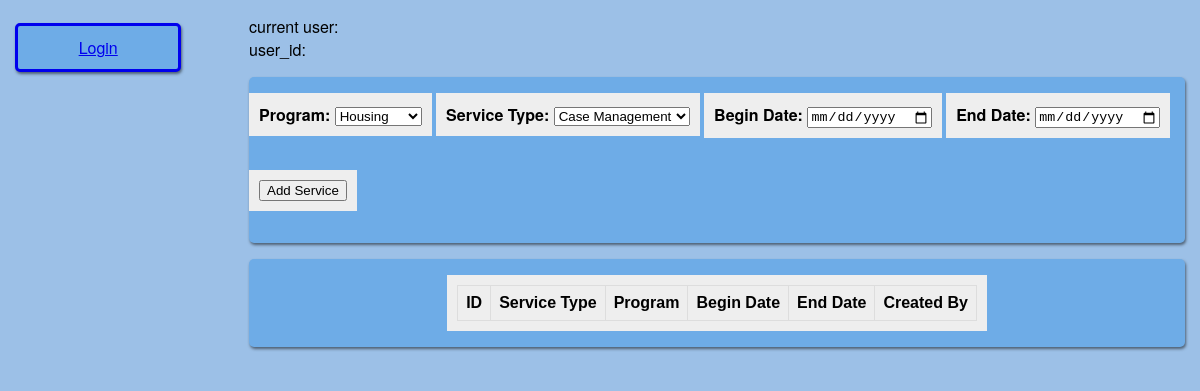
The page /add_Service_1 on the database as committed earlier.
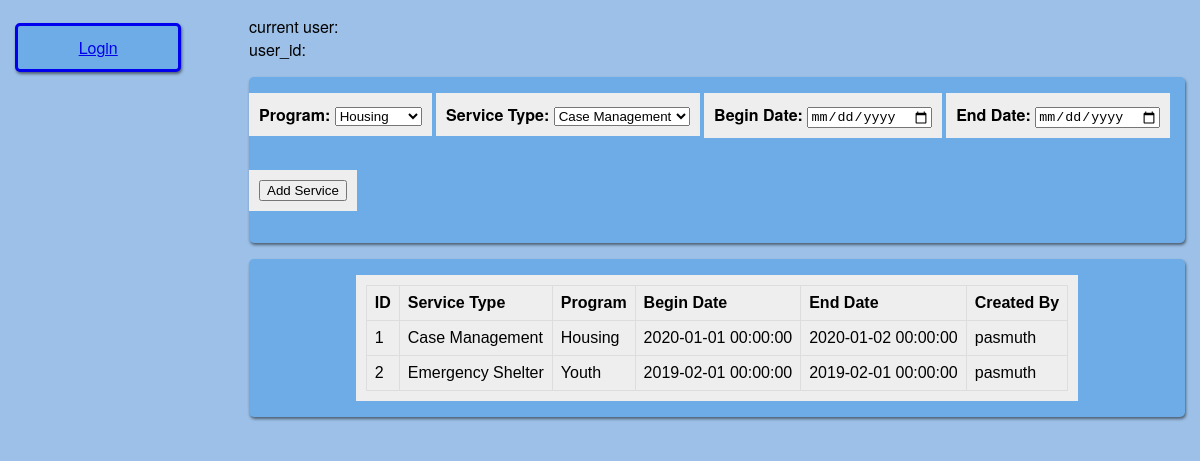
The same page on the database as committed later.
### app/models.py (models this page shows, shortened)
class Service(db.Model):
	id = db.Column(db.Integer, primary_key = True)
	service_type_id = db.Column(db.Integer, db.ForeignKey('service_type.id'))
	client_id = db.Column(db.Integer, db.ForeignKey('client.id'))
	program_id = db.Column(db.Integer, db.ForeignKey('program.id'))
	created_by = db.Column(db.Integer, db.ForeignKey('user.id'))
	created_date = db.Column(db.DateTime, index = True, default = datetime.utcnow)
	begin_date = db.Column(db.DateTime)
	end_date = db.Column(db.DateTime)
	program = db.relationship('Program', uselist = False)
	user = db.relationship('User', uselist = False)
	service_type = db.relationship('ServiceType', uselist = False)
	client = db.relationship('Client', uselist = False)

class ServiceType(db.Model):
	id = db.Column(db.Integer, primary_key = True)
	name = db.Column(db.String(50))

class Program(db.Model):
	id = db.Column(db.Integer, primary_key = True)
	name = db.Column(db.String(20))

class User(UserMixin, db.Model):
	id = db.Column(db.Integer, primary_key = True)
	username = db.Column(db.String(64), index = True, unique = True)
	email = db.Column(db.String(120), index = True, unique = True)
	password_hash = db.Column(db.String(128))

### app/routes.py (the view)
@app.route('/add_<record_type>', methods = ['GET','POST'])
def add_record(record_type):
	record_class = globals()[record_type]
	record_form = globals()['Create'+record_type]
	instance = record_form()
	records = record_class.query.all()
	if instance.validate_on_submit():
		instance.execute_transaction()
		return redirect(url_for('add_record', record_type = record_type))
	return render_template('add_record.html', title = instance.form_title, form = instance, data = records)

### app/forms.py
class CreateService(FlaskForm):
	form_title = 'Create Program'
	program_choices = [(p.id, p.name) for p in Program.query.all()]
	ServiceType_choices = [(st.id, st.name) for st in ServiceType.query.all()]
	program = SelectField('Program', choices = program_choices, coerce = int)
	service_type = SelectField('Service Type', choices = ServiceType_choices, coerce = int)
	begin_date = DateField('Begin Date', format='%Y-%m-%d')
	end_date = DateField('End Date', format='%Y-%m-%d')
	submit = SubmitField('Add Service')

### app/routes.py (called while the page is built, shortened)
@app.route('/add_Service_<clientid>', methods = ['GET','POST'])
def add_service(clientid):
	services = Service.query.filter(Service.client_id == clientid).all()
	form = CreateService()
	return render_template('add_service.html', title = 'Add Service', form = form, data = services)

### app/templates/add_service.html (shortened to what this page needs)
{% extends "base.html" %}
{% block content %}
    <div class="addRecord">
        <form action="" method="post">
            {% for field in form %}
                {% if field.type != 'CSRFTokenField' %}
                <div class="formElement">
                	{% if field.type == 'SubmitField' %}
	                	<center>{{ field() }}</center>
                	{% else %}
	                    <strong>{{ field.label() }}:</strong>
	                    {{ field() }} <br>
                    {% endif %}
                </div>
                {% endif %}
            {% endfor %}
        </form>
    </div>
    <div class="showRecord">
        <div class="formElement">
            <table>
                <tr>
                    <th>ID</th>
                    <th>Service Type</th>
                    <th>Program</th>
                    <th>Begin Date</th>
                    <th>End Date</th>
                    <th>Created By</th>
                </tr>
                {% for d in data %}
                <tr>
                    <td>{{ d.id }}</td>
                    <td>{{ d.service_type.name }}</td>
                    <td>{{ d.program.name }}</td>
                    <td>{{ d.begin_date }}</td>
                    <td>{{ d.end_date }}</td>
                    <td>{{ d.user.username }}</td>
                </tr>
                {% endfor %}
            </table>
        </div>
    </div>
{% endblock %}

### app/templates/base.html (shortened to what this page needs)
<html>
    <head>
      <link rel="stylesheet" href="{{ url_for('static', filename = 'styles/main.css') }}">
    </head>
    <body>
        <div class="row">
          <div class="leftColumn">
            {% if current_user.is_anonymous %}
            <a class="header_button" href="{{ url_for('login') }}">Login</a>
            {% endif %}
          </div>
          <div class="rightColumn">
            current user: {{ current_user.username }} <br>
            user_id: {{ current_user.id }} <br>
            {% block content %}{% endblock %}
          </div>
        </div>
    </body>
</html>

### app/static/styles/main.css (style rules this page uses)
body { margin: 0; padding: 0; font-family: "Helvetica Neue", Helvetica, Arial, sans-serif; color: #000000; padding: 15px; background: #9cc0e7; }
table { font-family: arial, sans-serif; border-collapse: collapse; }
td { border: 1px solid #dddddd; text-align: left; padding: 8px; }
th { border: 1px solid #dddddd; background-color: #EEEEEE; text-align: left; padding: 8px; }
.row:after { content: ""; display: table; clear: both; }
.formElement { padding: 10px 10px; background: #EEEEEE; margin: 1em 0; display: inline-block; }
.addRecord { float: center; display: flex; flex-wrap: wrap; align-content: space-around; justify-content: space-evenly; background: #6EACE7; margin: 1em 0; box-shadow: 1px 2px 3px rgba(0,0,0,.5); border-radius: 5px; }
.showRecord { float: center; display: flex; flex-wrap: wrap; align-content: space-around; justify-content: space-evenly; background: #6EACE7; margin: 1em 0; box-shadow: 1px 2px 3px rgba(0,0,0,.5); border-radius: 5px; }
.leftColumn { float: left; width: 15%; display: flex; flex-wrap: wrap; align-content: space-around }
.rightColumn { float: right; width: 80%; }
.header_button { border: solid; padding: 10px 10px; text-align: center; background-color: #6EACE7; width: 80%; float: left; margin: .5em 0; box-shadow: 1px 2px 3px rgba(0,0,0,.5); border-radius: 5px; }

Rows that differ between the two databases and show on the page:
added Service: id "1", service_type.name "Case Management", program.name "Housing", begin_date "2020-01-01 00:00:00", end_date "2020-01-02 00:00:00", user.username "pasmuth"
added Service: id "2", service_type.name "Emergency Shelter", program.name "Youth", begin_date "2019-02-01 00:00:00", end_date "2019-02-01 00:00:00", user.username "pasmuth"
